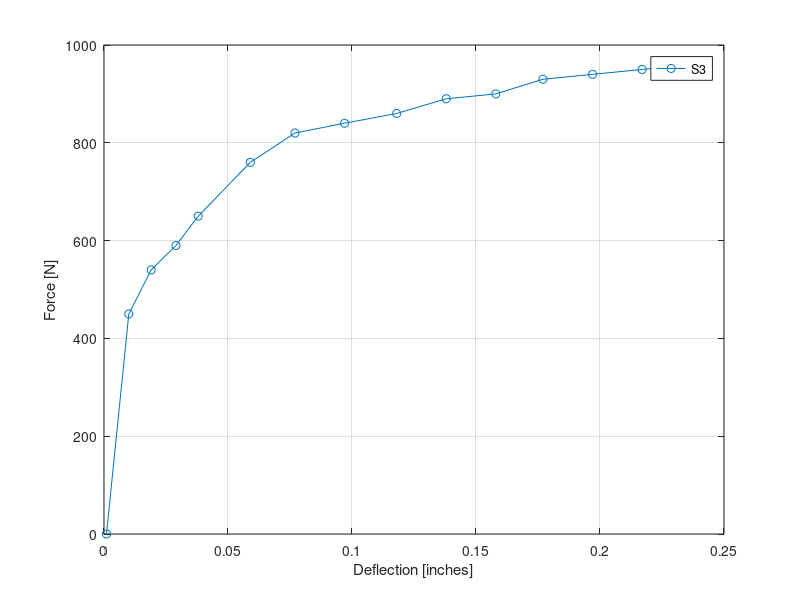
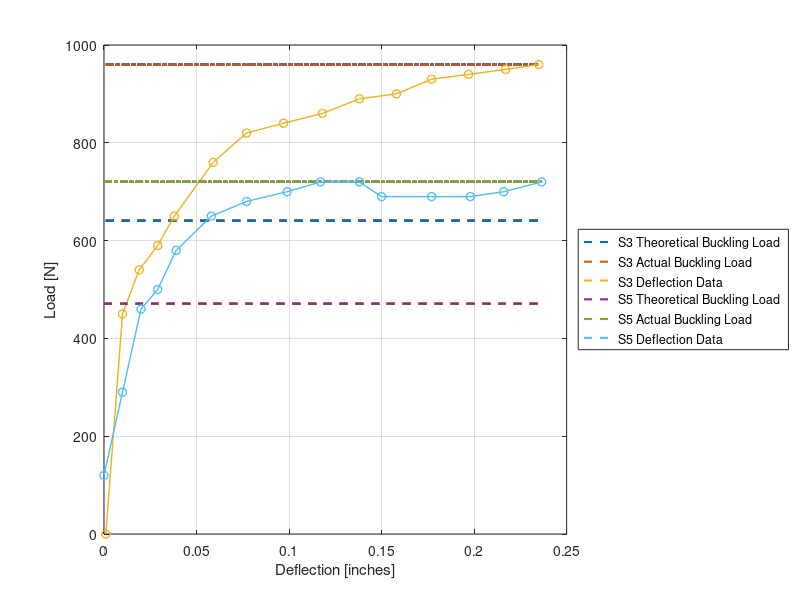
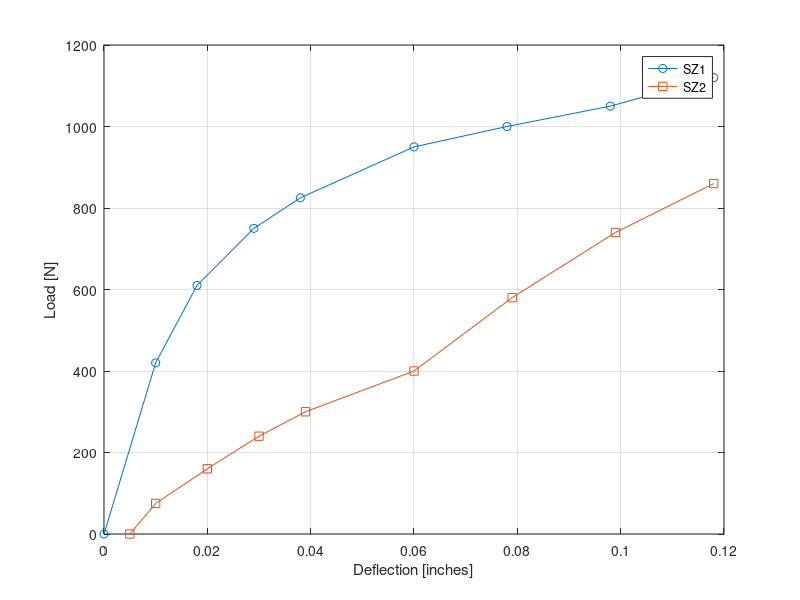

Reproduce these figures in MATLAB, in order.
%% AE 461 Lab 4
clc
clear all
close all

s3d = [0.001 0.010 0.019 0.029 0.038 0.059 0.077 0.097 0.118 0.138 0.158 0.177 0.197 0.217 0.235]; %deflection
s3load = [0 450 540 590 650 760 820 840 860 890 900 930 940 950 960]; % load
s4d = [0.000 0.010 0.020 0.029 0.039 0.058 0.079 0.098 0.117 0.139 0.158 0.177 0.198 .210 0.234];
s4load = [100 275 330 370 400 450 480 500 560 625 660 690 705 725 730];
s5d = [0.000 0.010 0.020 0.029 0.039 0.058 0.077 0.099 .117 0.138 0.150 0.177 0.198 0.216 0.2365];
s5load = [120 290 460 500 580 650 680 700 720 720 690 690 690 700 720];

sz1d = [0.000 0.010 0.018 0.029 0.038 0.060 0.078 0.098 0.118];
sz1load = [0 420 610 750 825 950 1000 1050 1120];
sz2d = [0.005 0.010 0.020 0.030 0.039 0.060 0.079 0.099 0.118];
sz2load = [0 75 160 240 300 400 580 740 860];

%% Force-Deflection Data for Demonstration Experiment
figure(1)
plot(s3d, s3load, '-o')
hold on
grid on
ylabel('Force [N]')
xlabel('Deflection [inches]')
legend('S3', 'Location', 'Best')
saveas(gcf, 'AE461Lab4Q1.jpg')

%% Question 3
close all
% theoretical values
s3loadt = 640.6*ones(length(s3load));
s3dt = s3d;
s5loadt = 470.65*ones(length(s5load));
s5dt = s5d;
% measured buckling values (max load during tests)
buck3 = max(s3load)*ones(length(s3load));
buck3d = s3d;
buck5 = max(s5load)*ones(length(s3load));
buck5d = s5d;

% Plot the data
figure(2)
set(gcf,'Position',[1000 100 900 600])
P = zeros(6,1);
P1 = plot(s3dt, s3loadt, 'LineStyle', '--','Linewidth',1.5); hold on; grid on;
P2 = plot(buck3d, buck3, 'Linestyle', '-.','Linewidth',1.5); hold on;
P3 = plot(s3d, s3load, 'LineStyle','-', 'Marker', 'o','Linewidth',1); hold on;
P4 = plot(s5dt, s5loadt, 'LineStyle', '--','Linewidth',1.5); hold on;
P5 = plot(buck5d, buck5, 'Linestyle', '-.','Linewidth',1.5); hold on;
P6 = plot(s5d, s5load, 'LineStyle', '-', 'Marker', 'o','Linewidth',1); hold off;

xlabel('Deflection [inches]')
ylabel('Load [N]')
legendnames = {'S3 Theoretical Buckling Load', 'S3 Actual Buckling Load', 'S3 Deflection Data', 'S5 Theoretical Buckling Load', 'S5 Actual Buckling Load', 'S5 Deflection Data'};
hand = [P1; P2; P3; P4; P5; P6];
size(legendnames);
legend(hand, legendnames, 'Location', 'eastoutside');
saveas(gcf, 'AE461Lab4Q3.jpg')

%% Question 4
figure(3)
plot(sz1d, sz1load,'-o', sz2d, sz2load, '-s')
hold on 
grid on
ylabel('Load [N]')
xlabel('Deflection [inches]')
legend('SZ1', 'SZ2', 'Location', 'Best')
saveas(gcf, 'AE461Lab4Q4.jpg')
